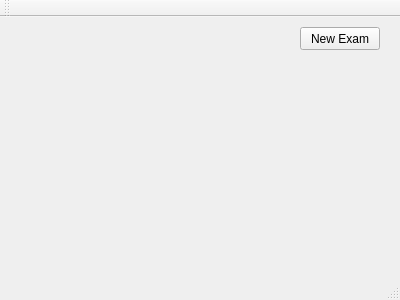
<?xml version="1.0" encoding="UTF-8"?>
<ui version="4.0">
 <class>MainWindow</class>
 <widget class="QMainWindow" name="MainWindow">
  <property name="geometry">
   <rect>
    <x>0</x>
    <y>0</y>
    <width>400</width>
    <height>300</height>
   </rect>
  </property>
  <property name="windowTitle">
   <string>MainWindow</string>
  </property>
  <widget class="QWidget" name="centralWidget">
   <widget class="QPushButton" name="newExamButton">
    <property name="geometry">
     <rect>
      <x>300</x>
      <y>10</y>
      <width>80</width>
      <height>23</height>
     </rect>
    </property>
    <property name="text">
     <string>New Exam</string>
    </property>
   </widget>
  </widget>
  <widget class="QMenuBar" name="menuBar">
   <property name="geometry">
    <rect>
     <x>0</x>
     <y>0</y>
     <width>400</width>
     <height>20</height>
    </rect>
   </property>
  </widget>
  <widget class="QToolBar" name="mainToolBar">
   <attribute name="toolBarArea">
    <enum>TopToolBarArea</enum>
   </attribute>
   <attribute name="toolBarBreak">
    <bool>false</bool>
   </attribute>
  </widget>
  <widget class="QStatusBar" name="statusBar"/>
 </widget>
 <layoutdefault spacing="6" margin="11"/>
 <resources/>
 <connections>
  <connection>
   <sender>newExamButton</sender>
   <signal>clicked()</signal>
   <receiver>MainWindow</receiver>
   <slot>showExamDialog()</slot>
   <hints>
    <hint type="sourcelabel">
     <x>332</x>
     <y>54</y>
    </hint>
    <hint type="destinationlabel">
     <x>294</x>
     <y>134</y>
    </hint>
   </hints>
  </connection>
 </connections>
 <slots>
  <slot>showExamDialog()</slot>
 </slots>
</ui>
